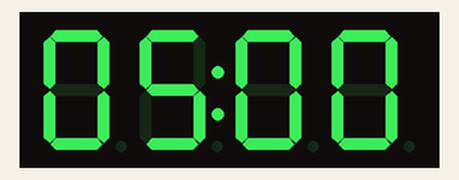
Simulated run of this program. Board: Arduino Uno, built with avr-gcc and run on an emulated ATmega328P. On the bench: 4-digit seven-segment display.

Above: at 0.1 s.
At 5.1 s:
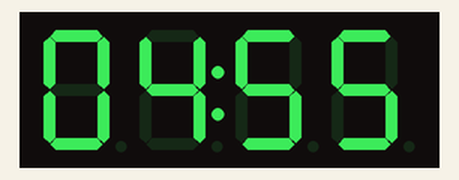
At 9.1 s:
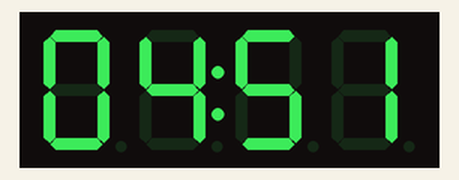
At 18.1 s:
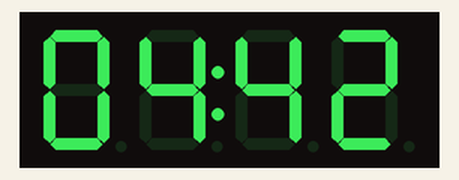
At 26.1 s:
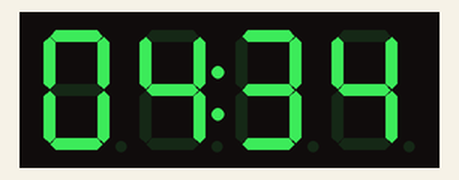
At 37.1 s:
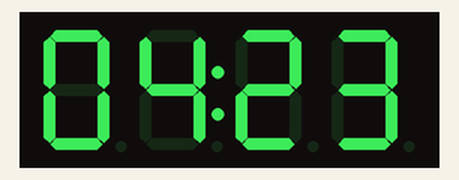

Measured:
- what the display in image 1 shows lasts 1.0 s, from 5.0 s to 6.0 s

The program:

main.cpp
```cpp
/*
 * Basic Arduino Template - Blink
 * ------------------------------
 * Blinks an LED connected to pin 13, once per second.
 *
 * Wiring: plug the LED straight into the top header of the UNO.
 *   - long leg  (+, anode)   -> pin 13
 *   - short leg (-, cathode) -> GND (right next to pin 13)
 *   (a 220 ohm resistor in series is the safer habit for LEDs)
 * The UNO's built-in "L" LED is also on pin 13, so it blinks too.
 *
 *              _____
 *             /     \
 *             | LED |
 *             |_____|
 *              |   |
 *          (-) |   | (+)
 *       short  |   |  long leg
 *   +----------|---|--------------------------------+
 *   |  AREF  GND  13   12   11   10    9    8      |
 *   |                                               |
 *   |  [USB]          ARDUINO UNO                   |
 *   |                                               |
 *   |  [PWR]                                        |
 *   +-----------------------------------------------+
 *
 * Every Arduino sketch has two required functions:
 *   setup() -> runs ONCE when the board powers on or is reset
 *   loop()  -> runs AGAIN AND AGAIN, forever, after setup() finishes
 *
 * In PlatformIO (unlike the Arduino IDE) we must include Arduino.h
 * ourselves. It gives us pinMode(), digitalWrite(), delay(), etc.
 */
#include <Arduino.h>
#include <TM1637Display.h>

// Ligacoes do Grove 4-Digit Display
#define CLK 2
#define DIO 3

TM1637Display display(CLK, DIO);

// Tempo inicial: 5 minutos
int minutos = 5;
int segundos = 0;

unsigned long tempoAnterior = 0;

void setup() {
    display.setBrightness(7);
    display.clear();

    // Mostrar 05:00 ao iniciar
    display.showNumberDecEx(500, 0b01000000, true);
}

void loop() {

    unsigned long tempoAtual = millis();

    // Atualizar a cada segundo
    if (tempoAtual - tempoAnterior >= 1000) {
        tempoAnterior += 1000;

        // Contagem decrescente
        if (minutos > 0 || segundos > 0) {

            if (segundos == 0) {
                minutos--;
                segundos = 59;
            } else {
                segundos--;
            }
        }
    }

    // Mostrar MM:SS
    int numero = minutos * 100 + segundos;

    display.showNumberDecEx(
        numero,
        0b01000000,
        true
    );
}
```
